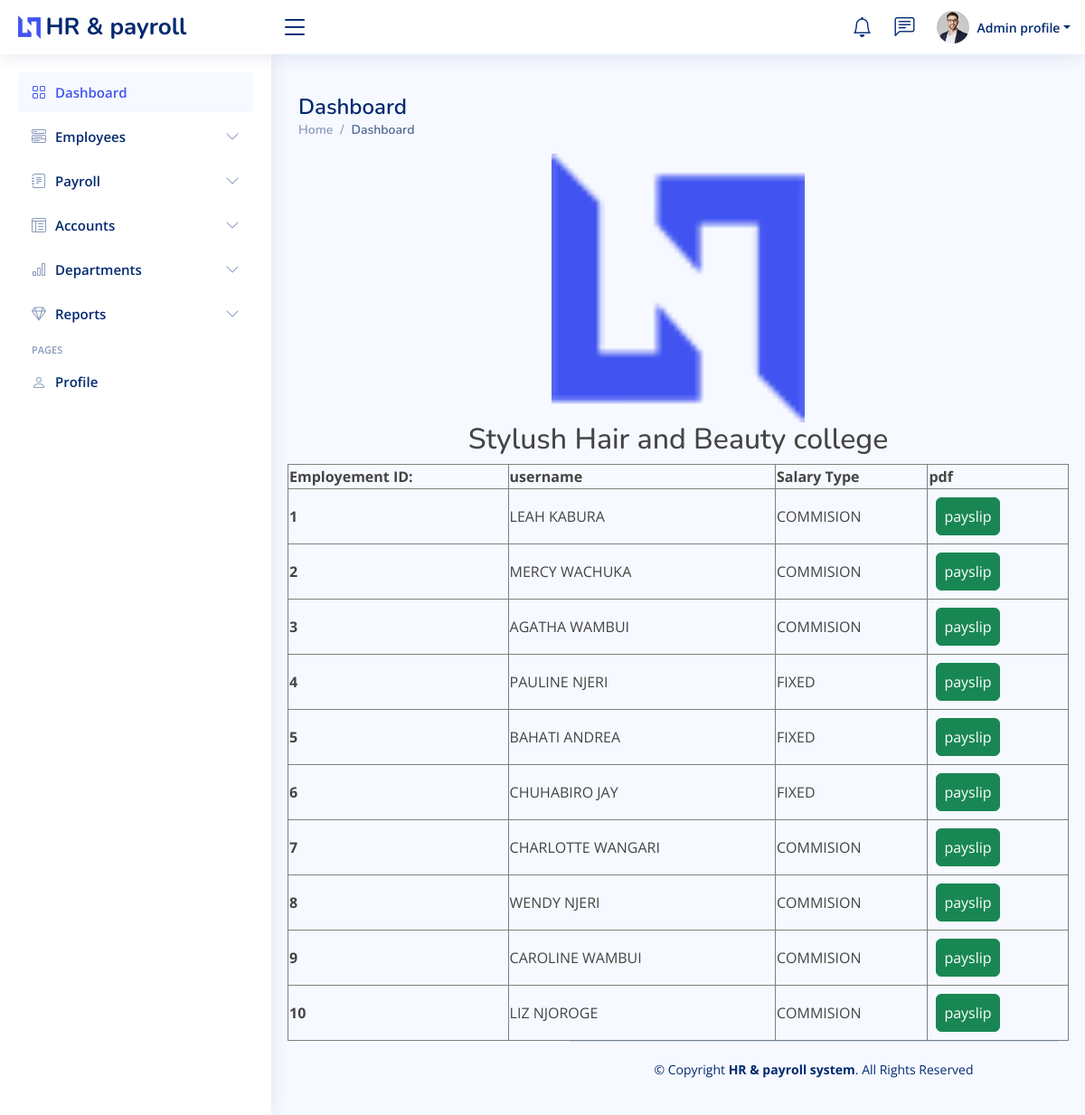
/home/generatePayslip, run on the app's committed database.
### first/models.py (models this page shows, shortened)
class Employees(models.Model):
    SALARY_TYPE_CHOICES = (
        ('COMMISION', 'Commision'),
        ('FIXED', 'Fixed'),
    )
    first_name = models.CharField(max_length=255)
    middle_name = models.CharField(max_length=255)
    last_name = models.CharField(max_length=255)
    username = models.CharField(max_length=255)
    Employement_id = models.IntegerField()
    Email = models.EmailField(blank=True, null=True)
    phone_number = models.IntegerField(blank=True, null=True)
    kra_pin = models.IntegerField(blank=True, null=True)
    image = models.ImageField(upload_to='upload/', default = 'a.png', blank=True, null=True)
    front_id_image = models.ImageField(upload_to='upload/',  default = 'a.png' ,  blank=True, null=True)
    back_id_image = models.ImageField(upload_to='upload/',  default = 'a.png',  blank=True, null=True)
    salary_type=models.CharField(max_length=255,blank=True, choices=SALARY_TYPE_CHOICES)
    department = models.ForeignKey("Department", on_delete=models.CASCADE, related_name='employees')
    next_of_kin_first_name = models.CharField(max_length=255, blank=True, null=True)
    next_of_kin_middle_name =models.CharField(max_length=255, blank=True, null=True)
    next_of_kin_last_name = models.CharField(max_length=255, blank=True, null=True)
    next_of_kin_national_id = models.IntegerField( blank=True, null=True)
    next_of_kin_relationship = models.CharField(max_length=255, blank=True, null=True)
    next_of_kin_phone_number = models.IntegerField(blank=True, null=True)
    next_of_kin_email = models.EmailField(blank=True, null=True)
    date = models.DateTimeField(auto_now_add=True, blank=True, null=True)
    total_income = models.IntegerField(default=0, blank=True)

### first/payslipViews.py (the view)
# urls.py: path('generatePayslip', payslipViews.generatePayslip, name="generatePayslip"),
def generatePayslip(request):
    employees = Employees.objects.all()
    return render(request,'Dashboard/generatePayslip.html', {'employees' : employees})

### first/templates/Dashboard/generatePayslip.html
{% extends "Dashboard/base.html" %}
{% load bootstrap5 %}
{% load static %}
{% block content %}
<div class="container">
  <div class="text-center">
    <img src="{% static 'img/logo.png' %}" alt="Company Logo" class="logo">
    <h2>Stylush Hair and Beauty college</h2>
  </div>
 <div class="row">
    <table class="table-bordered table-striped">
        <thead>
          <tr>
            <th>Employement ID: </th>
            <th>username</th>
            <th>Salary Type</th>
            <th>pdf</th>
        </tr>
        </thead>
         <tbody>
            {% for employee in employees %}
          <tr>
            <th scope="row">{{ employee.Employement_id }}</th>
            <td>{{ employee.username }}</td>
            <td>{{ employee.salary_type }}</td>
            <td><a href="{% url 'generate_payslip' employee.pk %}"><button class="btn btn-success m-2 p-2">payslip</button></a></td>
          </tr>
            {% endfor %}
         </tbody>
    </table>
 </div>
</div>
{% endblock content %}

### static/css/style.css (style rules this page uses)
:root { scroll-behavior: smooth; }
body { font-family: "Open Sans", sans-serif; background: #f6f9ff; color: #444444; }
h1, h2, h3, h4, h5, h6 { font-family: "Nunito", sans-serif; }
.logo { line-height: 1; }
@media (min-width: 1200px) { .logo { width: 280px; } }

### data on the page
Employees: Employement_id "1", username "LEAH KABURA", salary_type "COMMISION"
Employees: Employement_id "2", username "MERCY WACHUKA", salary_type "COMMISION"
Employees: Employement_id "3", username "AGATHA WAMBUI", salary_type "COMMISION"
Employees: Employement_id "4", username "PAULINE NJERI", salary_type "FIXED"
Employees: Employement_id "5", username "BAHATI ANDREA", salary_type "FIXED"
Employees: Employement_id "6", username "CHUHABIRO JAY", salary_type "FIXED"
Employees: Employement_id "7", username "CHARLOTTE WANGARI", salary_type "COMMISION"
Employees: Employement_id "8", username "WENDY NJERI", salary_type "COMMISION"
Employees: Employement_id "9", username "CAROLINE WAMBUI", salary_type "COMMISION"
Employees: Employement_id "10", username "LIZ NJOROGE", salary_type "COMMISION"
